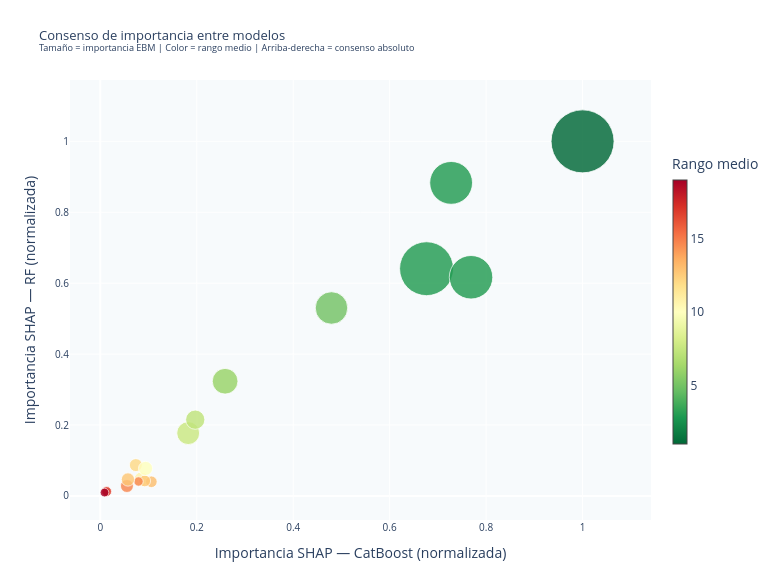

Write notebook code for a chart like this one.
### Code cell
# 6. GRÁFICO 2 — BURBUJA SHAP (plotly interactivo con hover)
# Eje X = importancia CatBoost, eje Y = importancia RF,
# tamaño = importancia EBM, color = rango medio.

NOMBRES_LEGIBLES = {
    'n_anios_beca':            'Años con beca',
    'anios_sin_beca':          'Años sin beca',
    'cred_superados_anio_1er': 'Créditos superados 1er año',
    'situacion_laboral':       'Situación laboral',
    'nota_1er_anio':           'Nota 1er año',
    'nota_acceso':             'Nota de acceso',
    'tuvo_beca':               'Tuvo beca',
    'edad_entrada':            'Edad de entrada',
    'sexo':                    'Sexo',
    'max_pagos':               'Máx. pagos por curso',
    'rama':                    'Rama de conocimiento',
    'via_acceso':              'Vía de acceso',
    'anios_gap':               'Años de gap',
    'indicador_interrupcion':  'Interrupción formal',
    'tipo_acceso':             'Tipo de acceso',
    'n_convocatorias':         'Nº convocatorias',
    'curso_cohorte':           'Curso de entrada',
}

if not df_shap_imp.empty:
    df_bur = df_shap_imp.copy()
    for col in ['CatBoost', 'RF', 'EBM']:
        df_bur[col] = df_bur[col] / df_bur[col].max()

    nombres = [NOMBRES_LEGIBLES.get(f, f.replace('_', ' ')) for f in df_bur.index]

    fig_bur = go.Figure(go.Scatter(
        x=df_bur['CatBoost'],
        y=df_bur['RF'],
        mode='markers',
        marker=dict(
            size=df_bur['EBM'] * 55 + 8,
            color=df_bur['rank_medio'],
            colorscale='RdYlGn_r',
            colorbar=dict(title='Rango medio', thickness=14, len=0.7),
            opacity=0.82,
            line=dict(color='white', width=0.8),
        ),
        text=nombres,
        customdata=list(zip(
            df_bur['CatBoost'].round(3),
            df_bur['RF'].round(3),
            df_bur['EBM'].round(3),
            df_bur['rank_medio'].round(1),
        )),
        hovertemplate=(
            '<b>%{text}</b><br>'
            'CatBoost: %{customdata[0]}<br>'
            'RF: %{customdata[1]}<br>'
            'EBM: %{customdata[2]}<br>'
            'Rank medio: %{customdata[3]}'
            '<extra></extra>'
        ),
    ))
    fig_bur.update_layout(
        title=dict(
            text='Consenso de importancia entre modelos<br>'
                 '<sup>Tamaño = importancia EBM | Color = rango medio | '
                 'Arriba-derecha = consenso absoluto</sup>',
            font=dict(size=13),
        ),
        xaxis=dict(title='Importancia SHAP — CatBoost (normalizada)', tickfont=dict(size=10)),
        yaxis=dict(title='Importancia SHAP — RF (normalizada)', tickfont=dict(size=10)),
        width=780, height=580,
        plot_bgcolor='#f7fafc',
        paper_bgcolor='white',
        margin=dict(t=80, b=60, l=70, r=80),
    )

    ruta_burbuja_html = DIR_RESULTS / 'informe_burbuja_shap.html'
    ruta_burbuja_png  = DIR_RESULTS / 'informe_burbuja_shap.png'
    fig_bur.write_html(str(ruta_burbuja_html), include_plotlyjs='cdn', full_html=False)
    try:
        fig_bur.write_image(str(ruta_burbuja_png), scale=1.5)
        print('PNG guardado.')
    except Exception as e:
        print(f'PNG no disponible (necesita kaleido): {e}')
    fig_bur.show()
    print('Burbuja SHAP guardada.')
else:
    ruta_burbuja_html = Path('no_existe')
    ruta_burbuja_png  = Path('no_existe')

### Figure 1 — Plotly figure (JSON) as saved in the notebook; plotly's stock layout.template omitted (floating-point values rounded to 4 significant figures)
{"data": [{"customdata": [[0.012, 0.012, 0.022, 18.0], [0.676, 0.641, 0.834, 3.0], [0.727, 0.883, 0.633, 3.0], [0.182, 0.177, 0.27, 7.7], [0.013, 0.013, 0.034, 16.7], [0.085, 0.047, 0.116, 10.7], [1.0, 1.0, 1.0, 1.0], [0.479, 0.53, 0.445, 5.0], [0.259, 0.324, 0.321, 6.0], [0.074, 0.087, 0.09, 12.0], [0.055, 0.028, 0.09, 14.7], [0.009, 0.01, 0.013, 19.0], [0.106, 0.04, 0.065, 13.0], [0.092, 0.042, 0.066, 12.7], [0.094, 0.078, 0.112, 10.0], [0.769, 0.617, 0.645, 3.0], [0.197, 0.215, 0.204, 7.3], [0.079, 0.041, 0.026, 14.7], [0.057, 0.047, 0.096, 12.7]], "hovertemplate": "<b>%{text}</b><br>CatBoost: %{customdata[0]}<br>RF: %{customdata[1]}<br>EBM: %{customdata[2]}<br>Rank medio: %{customdata[3]}<extra></extra>", "marker": {"color": [18.0, 3.0, 3.0, 7.667, 16.67, 10.67, 1.0, 5.0, 6.0, 12.0, 14.67, 19.0, 13.0, 12.67, 10.0, 3.0, 7.333, 14.67, 12.67], "colorbar": {"len": 0.7, "thickness": 14, "title": {"text": "Rango medio"}}, "colorscale": [[0.0, "rgb(0,104,55)"], [0.1, "rgb(26,152,80)"], [0.2, "rgb(102,189,99)"], [0.3, "rgb(166,217,106)"], [0.4, "rgb(217,239,139)"], [0.5, "rgb(255,255,191)"], [0.6, "rgb(254,224,139)"], [0.7, "rgb(253,174,97)"], [0.8, "rgb(244,109,67)"], [0.9, "rgb(215,48,39)"], [1.0, "rgb(165,0,38)"]], "line": {"color": "white", "width": 0.8}, "opacity": 0.82, "size": [9.21, 53.87, 42.81, 22.88, 9.849, 14.4, 63.0, 32.49, 25.67, 12.94, 12.94, 8.729, 11.55, 11.62, 14.15, 43.49, 19.22, 9.415, 13.29]}, "mode": "markers", "text": ["Años de gap", "Años sin beca", "Créditos superados 1er año", "Edad de entrada", "Interrupción formal", "Máx. pagos por curso", "Años con beca", "Nota 1er año", "Nota de acceso", "nota selectividad", "orden preferencia", "pais nombre", "provincia", "Rama de conocimiento", "Sexo", "Situación laboral", "Tuvo beca", "universidad origen", "Vía de acceso"], "type": "scatter", "x": [0.01171, 0.6764, 0.7274, 0.1823, 0.0132, 0.08507, 1.0, 0.4794, 0.2588, 0.07371, 0.0552, 0.008681, 0.1059, 0.0922, 0.09377, 0.7687, 0.1969, 0.07918, 0.05729], "y": [0.01202, 0.6409, 0.883, 0.1773, 0.01261, 0.04733, 1.0, 0.5302, 0.3236, 0.08708, 0.0282, 0.009721, 0.04007, 0.04239, 0.07772, 0.6168, 0.2152, 0.04093, 0.0465]}], "layout": {"height": 580, "margin": {"b": 60, "l": 70, "r": 80, "t": 80}, "paper_bgcolor": "white", "plot_bgcolor": "#f7fafc", "title": {"font": {"size": 13}, "text": "Consenso de importancia entre modelos<br><sup>Tamaño = importancia EBM | Color = rango medio | Arriba-derecha = consenso absoluto</sup>"}, "width": 780, "xaxis": {"tickfont": {"size": 10}, "title": {"text": "Importancia SHAP — CatBoost (normalizada)"}}, "yaxis": {"tickfont": {"size": 10}, "title": {"text": "Importancia SHAP — RF (normalizada)"}}}}
